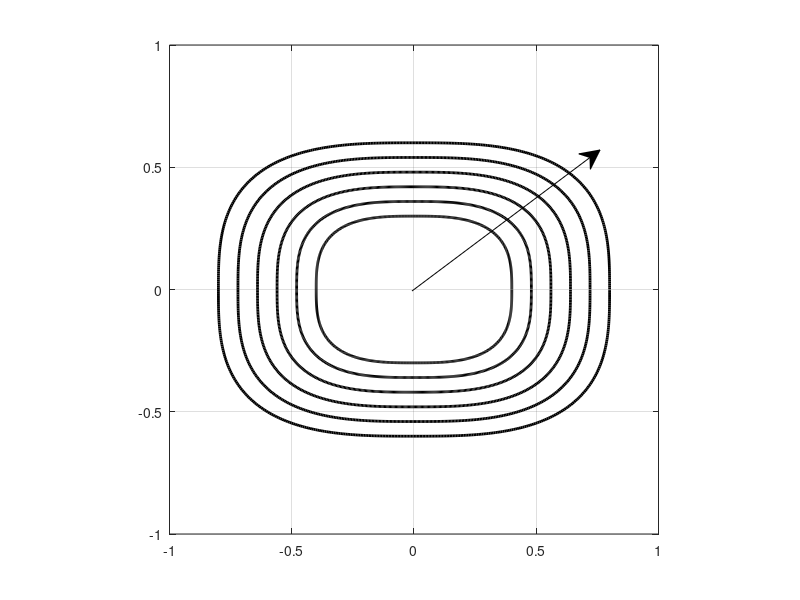

Recreate this plot in MATLAB. (Note: this script raises an error after producing the figure.)
% Test polar coordinates
theta = 0:0.01:2*pi;
a = 0.8;
b = 0.6;
n = 3;
r_parameter = 0.5:0.1:1;

% Polar coordinates
% r = r_parameter*(abs(cos(theta)/a).^n+abs(sin(theta)/b).^n).^(-1/n);
% figure
% polarplot(theta,r)

figure
for i = 1:length(r_parameter)
    % Cartesian coordinates
    rc = r_parameter(i)*(abs(cos(theta)/a).^n+abs(sin(theta)/b).^n).^(-1/n);
    x = rc.*cos(theta);
    y = rc.*sin(theta);
    
    plot(x,y,'k','LineWidth', 2);
    grid on;
    axis equal;
    hold on
end
xlim([-1 1])
ylim([-1 1])
ta = annotation('textarrow', [0.515 0.75], [0.515 0.75]);
ta.Color = [0 0.5 0.5];
ta.String = 'r';  
ta.FontSize = 15;